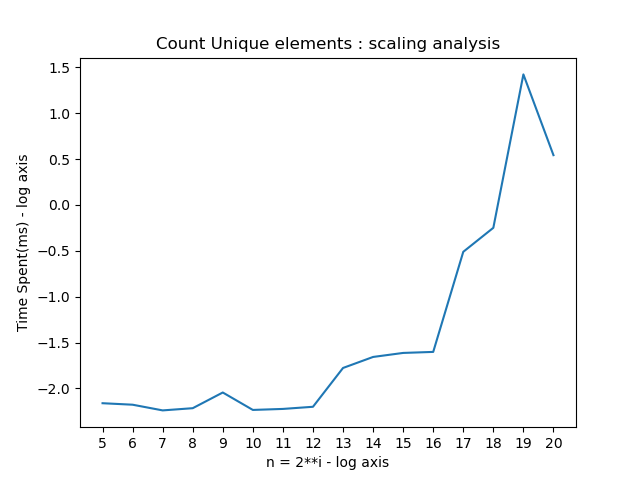

The script that saved this image:
import matplotlib.pyplot as plt
import numpy as np

y = []
x = []

with open('task2c.log', 'r') as file:
    for line in file:
        y.append(float(line))


for i in range(5,21): #21 not inclusive
    x.append(f"{i}")

plt.figure(1)
plt.plot(x,np.log(y))
plt.xlabel('n = 2**i - log axis')
plt.ylabel('Time Spent(ms) - log axis')
plt.title('Count Unique elements : scaling analysis')
plt.savefig('task2c.png')
plt.show()
